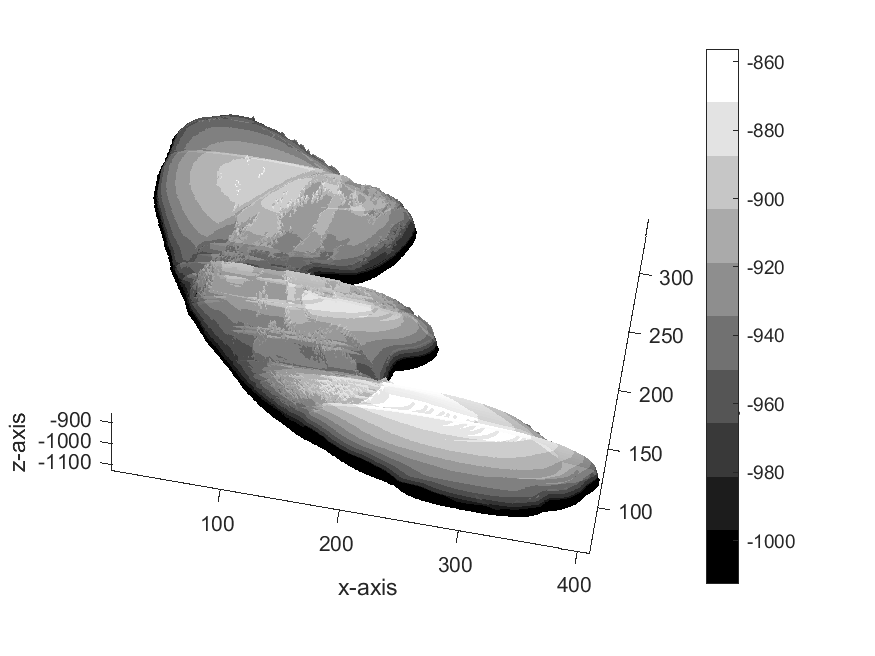
%> input picture raytrace/51bubble.tif, 875 x 656 px
$ octave --eval "result = binary_tempfunc(imread('51bubble.tif'));"   (GNU Octave 9; MATLAB toolbox functions it lacks are replaced by stand-ins)
%> lines starting %> are read from the running program, lines starting %| are printed output that depends on the picture; in (x1, y1, x2, y2) boxes, pixels count from 0 and x2, y2 are one past the last pixel; in counts of white or black regions, pixels touching at a corner belong together; the program's own positions count from 1
function [imfill_img_camera1] = binary_tempfunc(image)

image_camera1 = image; %假定每个图像中气泡占用的像素小于128px；
%> image_camera1 is the input picture: size 656x875x3 uint8; min 0, max 255, mean 232.5
if numel(size(image_camera1))>2
    fprintf('%s','彩色度图像');
    image_camera1 = rgb2gray(image_camera1);
%> image_camera1: size 656x875 uint8
end
image_camera1 = im2double(image_camera1);
%> image_camera1: size 656x875 double
[y,x] = size(image_camera1);
%> y = 656; x = 875
%image_camera1 = imcrop(image_camera1,[2 2 (x-2*2) (y-2*2)]);

I_gray = image_camera1;%原图像变为灰度图像
level=graythresh(I_gray);%计算图像I_gray的全局阈值，level为标准化灰度值，其范围为[0 1]
%> level = 0.684
[height,width]=size(I_gray);%计算灰度图像的长宽
%> height = 656; width = 875
I_bw=im2bw(I_gray,0.7);
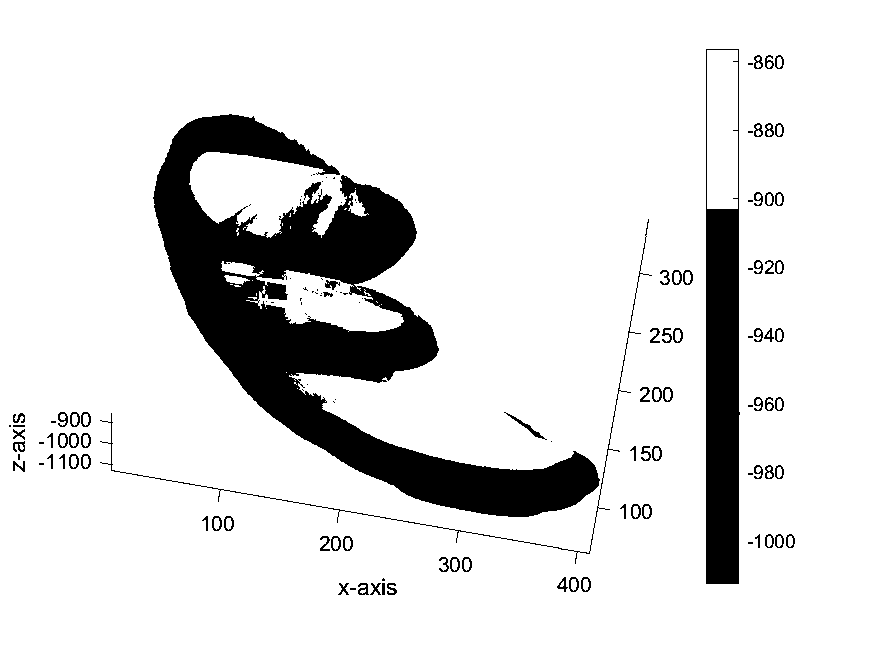
%> I_bw: size 656x875 logical; 87.3% white; 132 black regions (53 under 20 px), largest, box (x1, y1, x2, y2) and area: (153, 114, 600, 517) 54321, (706, 49, 740, 584) 12744, (100, 219, 652, 564) 1065

for i=1:height %%循环中进行反色
    for j=1:width
        if I_bw(i,j)==1
            I_bw(i,j)=0;
        else I_bw(i,j)=1;
        end
    end
end
%figure(1);imshow(I_bw);%显示取反后的二值图像（背景为黑色）
I_bw = imfill(I_bw,'holes');
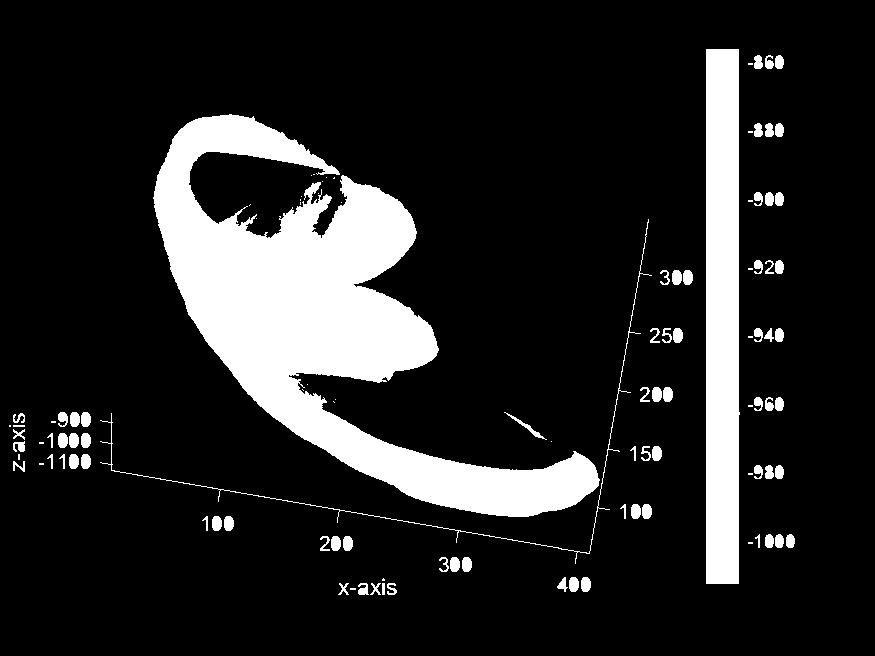
%> I_bw: size 656x875 logical; 15% white; 109 white regions (32 under 20 px), largest, box (x1, y1, x2, y2) and area: (153, 114, 600, 517) 59972, (706, 49, 740, 584) 17658, (100, 219, 652, 564) 1065
I_double=double(I_bw);
I_double=edge(I_double,'sobel');
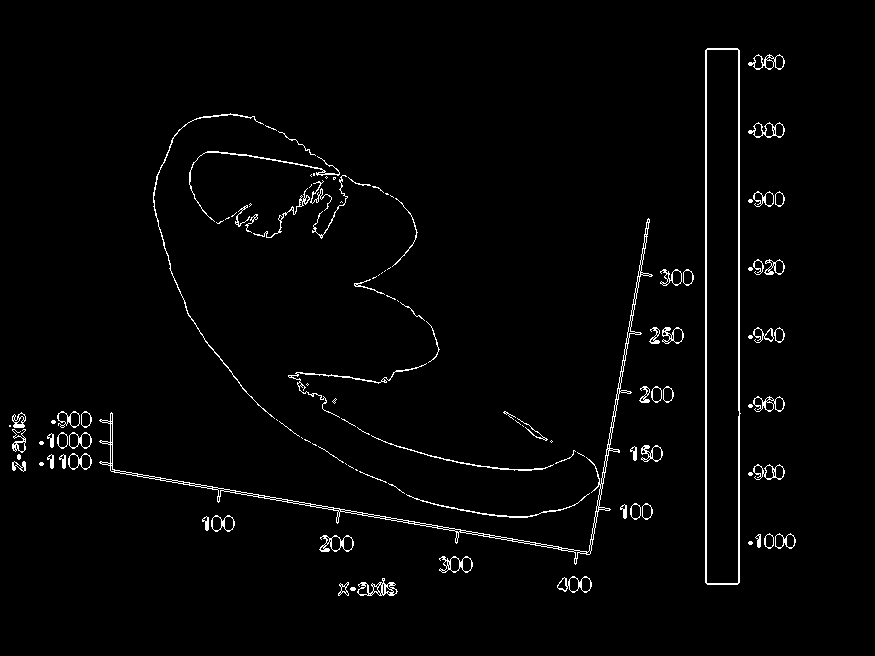
%> I_double: size 656x875 logical; 2.1% white in thin lines or dots, all inside (x1, y1, x2, y2) = (9, 48, 796, 596)
imfill_img_camera1 = I_bw;
imfill_img_camera2 = I_bw;

end

$ run again, on raytrace/case_27406.png
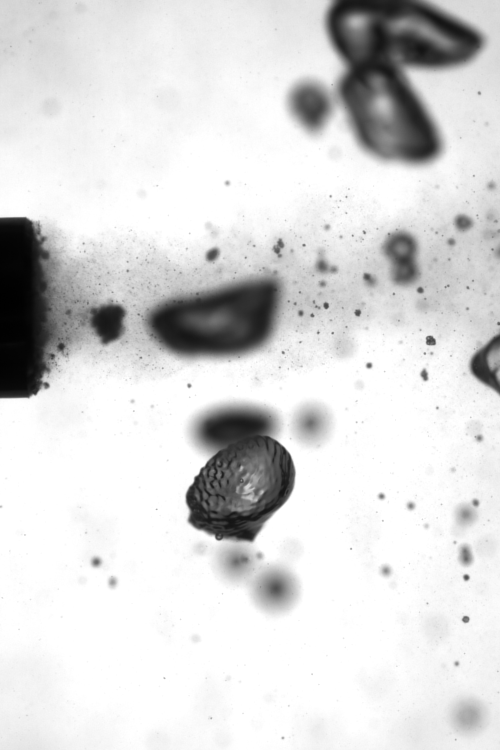
%> input picture raytrace/case_27406.png, 1000 x 1500 px (shown at 1/2 size)
%> in binary_tempfunc, image_camera1 is the input picture: size 1500x1000 uint16; min 3152, max 65520, mean 56283.3
%> image_camera1: size 1500x1000 double
%> level = 0.631
%> in binary_tempfunc, `I_bw=im2bw(I_gray,0.7);`:
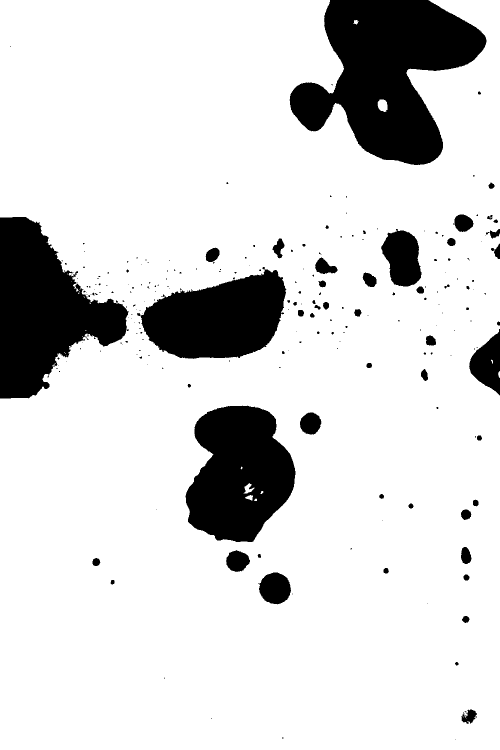
%> I_bw: size 1500x1000 logical (shown at 1/2 size); 84.5% white; 236 black regions (173 under 20 px), largest, box (x1, y1, x2, y2) and area: (579, 0, 973, 330) 73506, (0, 434, 258, 797) 52109, (371, 811, 591, 1084) 43494
%> in binary_tempfunc, `I_double=edge(I_double,'sobel');`:
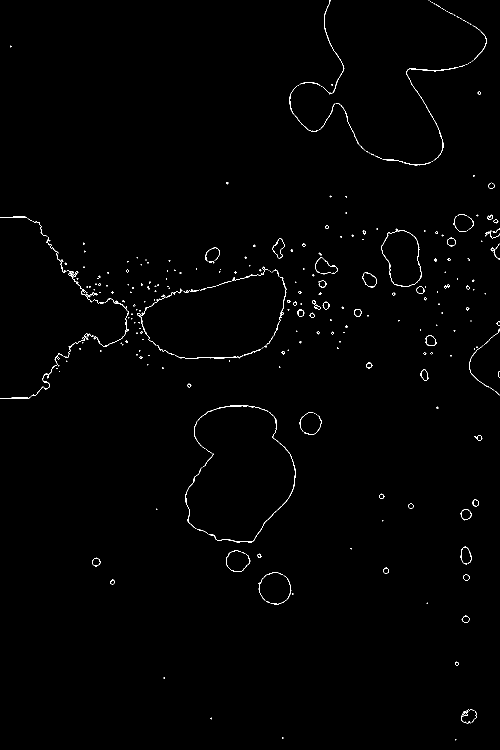
%> I_double: size 1500x1000 logical (shown at 1/2 size); 0.68% white in thin lines or dots

$ run again, on raytrace/imcrop01.bmp
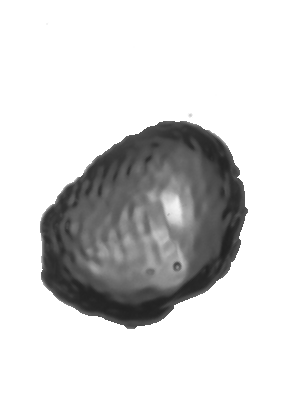
%> input picture raytrace/imcrop01.bmp, 301 x 401 px
%> in binary_tempfunc, image_camera1 is the input picture: size 401x301 uint8; min 32, max 255, mean 212.7
%> image_camera1: size 401x301 double
%> level = 0.671
%> in binary_tempfunc, `I_bw=im2bw(I_gray,0.7);`:
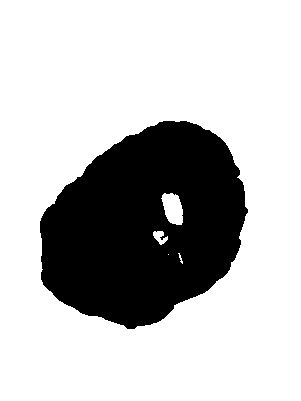
%> I_bw: size 401x301 logical; 74.6% white; 1 black region, box (x1, y1, x2, y2) and area: (40, 121, 248, 329) 30599
%> in binary_tempfunc, `I_double=edge(I_double,'sobel');`:
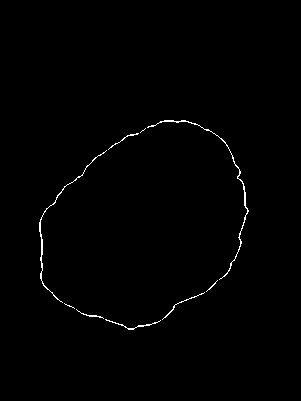
%> I_double: size 401x301 logical; 0.69% white in thin lines or dots, all inside (x1, y1, x2, y2) = (39, 120, 249, 330)
